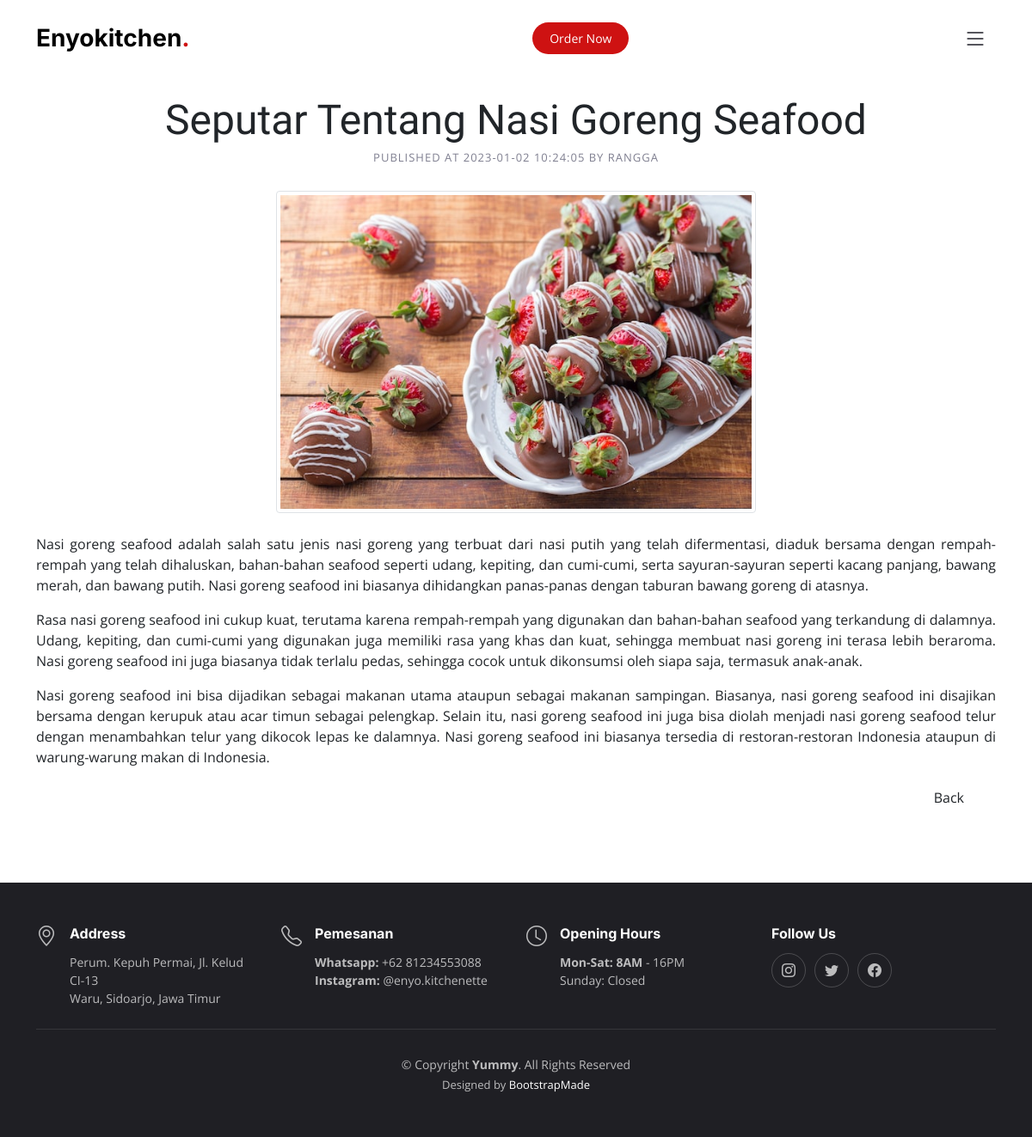
Page /public/blog/post/seputar-tentang-nasi-goreng-seafood on the committed database.
### tables this page shows
CREATE TABLE `posts` (
  `id` int(11) NOT NULL,
  `gambar` text NOT NULL,
  `title` varchar(100) NOT NULL,
  `slug` varchar(100) NOT NULL,
  `excerpt` text NOT NULL,
  `body` text NOT NULL,
  `id_admin` int(11) NOT NULL,
  `published_at` timestamp NULL DEFAULT NULL
);

### app/core/Controller.php (called while the page is built, shortened)
<?php
class Controller
{
  public function view($view, $data = [])
  {
    require_once "../app/views/" . $view . ".php";
  }
  public function model($model)
  {
    return new $model;
  }
}

### app/controllers/Blog.php (called while the page is built, shortened)
<?php
class Blog extends Controller
{
  public function post($slug)
  {
    $data['post'] = $this->model('PostModel')->getPostBySlug($slug);
    $this->view('blog/post', $data);
  }
}

### app/core/App.php (called while the page is built, shortened)
<?php
class App
{
  protected $method = 'index';
  protected $params = [];
  public function __construct()
  {
    $url = $this->pareseURL();
    if (isset($url[0])) {
      if (file_exists('../app/controllers/' . $url[0] . '.php')) {
        unset($url[0]);
      }
    }
    $this->controller = new $this->controller;
    if (isset($url[1])) {
      if (method_exists($this->controller, $url[1])) {
        $this->method = $url[1];
        unset($url[1]);
      }
    }
    if (!empty($url)) {
      $this->params = array_values($url);
    }
    call_user_func_array([$this->controller, $this->method], $this->params);
  }
  public function pareseURL()
  {
    if (isset($_GET["url"])) {
      $url = rtrim($_GET["url"], '/');
      $url = filter_var($url, FILTER_SANITIZE_URL);
      $url = explode('/', $url);
      return $url;
    }
  }
}

### public/index.php (called while the page is built, shortened)
<?php
$app = new App;

### app/core/Database.php (called while the page is built, shortened)
<?php
class Database
{
  private $host = DB_HOST;
  private $user = DB_USER;
  private $pass = DB_PASS;
  private $db_name = DB_NAME;
  private $dbh;
  private $stmt;
  public function __construct()
  {
    $dsn = 'mysql:host=' . $this->host . ';dbname=' . $this->db_name;
    $option = [
      PDO::ATTR_PERSISTENT => true,
      PDO::ATTR_ERRMODE => PDO::ERRMODE_EXCEPTION
    ];
    try {
      $this->dbh = new PDO($dsn, $this->user, $this->pass, $option);
    } catch (PDOException $e) {
      die($e->getMessage());
    }
  }
  public function query($query)
  {
    $this->stmt = $this->dbh->prepare($query);
  }
  public function bind($params, $value, $type = null)
  {
    if (is_null($type)) {
      switch (true) {
        default:
          $type = PDO::PARAM_STR;
          break;
      }
    }
    $this->stmt->bindValue($params, $value, $type);
  }
  public function execute()
  {
    $this->stmt->execute();
  }
  public function single()
  {
    $this->execute();
    return $this->stmt->fetch(PDO::FETCH_ASSOC);
  }
}

### app/models/PostModel.php (called while the page is built, shortened)
<?php
class PostModel
{
  private $db;
  public function __construct()
  {
    $this->db = new Database;
  }
  public function getPostBySlug($slug)
  {
    $query = "SELECT id, gambar, title, slug, excerpt, body, (SELECT first_name FROM detail_user WHERE id_detailuser = id_admin) AS admin, published_at FROM posts WHERE slug=:slug;";
    $this->db->query($query);
    $this->db->bind('slug', $slug);
    return $this->db->single();
  }
}

### app/views/blog/post.php (the view)
<main id="main">
  <section id="blog" class="mt-4">
    <div class="container">
      <div class="section-header">
        <p><?= $data['post']['title']; ?></p>
        <h2>Published at <?= $data['post']['published_at']; ?> by <?= $data['post']['admin']; ?></h2>
      </div>
      <div class="row gy-2">
        <div class="text-center">
          <img src="<?= BASEURL; ?>/img/uploads/artikel/<?= $data['post']['gambar']; ?>" class="img-thumbnail w-50 mt-0 mb-3" alt="gambar-post">
        </div>
        <div class="text-justify">
          <?= $data['post']['body']; ?>
        </div>
        <div class="row">
          <div class="col">
            <a href="<?= BASEURL; ?>/blog" class="btn btn-gray-200 float-end" type="button">Back</a>
          </div>
        </div>
      </div>
    </div>
  </section>
</main>

### public/css/yummy.css (style rules this page uses)
:root { --font-default: "Open Sans", system-ui, -apple-system, "Segoe UI", Roboto, "Helvetica Neue", Arial, "Noto Sans", "Liberation Sans", sans-serif, "Apple Color Emoji", "Segoe UI Emoji", "Segoe UI Symbol", "Noto Color Emoji"; --font-primary: "Amatic SC", sans-serif; --font-secondary: "Inter", sans-serif; }
:root { --color-default: #212529; --color-primary: #ce1212; --color-secondary: #37373f; }
:root { scroll-behavior: smooth; }
body { font-family: var(--font-default); color: var(--color-default); }
a { color: var(--color-primary); text-decoration: none; }
h1, h2, h3, h4, h5, h6 { font-family: var(--font-secondary); }
section { overflow: hidden; padding: 80px 0; }
.section-header { text-align: center; padding-bottom: 30px; }
.section-header h2 { font-size: 13px; letter-spacing: 1px; font-weight: 400; margin: 0; padding: 0; color: #7f7f90; text-transform: uppercase; font-family: var(--font-default); }
.section-header p { margin: 0; font-size: 48px; font-weight: 400; font-family: var(--font-primary); }
.text-justify { text-align: justify !important; }
section { scroll-margin-top: 90px; }

### rows in the picture
posts: title "Seputar Tentang Nasi Goreng Seafood", published_at "2023-01-02 10:24:05", gambar (picture), body "Nasi goreng seafood adalah salah satu jenis nasi goreng yang terbuat dari nasi putih yang telah difermentasi, diaduk bersama dengan rempah-rempah yang telah dihaluskan, bahan-bahan seafood seperti udang, kepiting, dan cumi-cumi, serta sayuran-sayuran seperti kacang panjang, bawang merah, dan bawang putih. Nasi goreng seafood ini biasanya dihidangkan panas-panas dengan taburan bawang goreng di atasnya. Rasa nasi goreng seafood ini cukup kuat, terutama karena rempah-rempah yang digunakan dan bahan-bahan seafood yang terkandung di dalamnya. Udang, kepiting, dan cumi-cumi yang digunakan juga memiliki rasa yang khas dan kuat, sehingga membuat nasi goreng ini terasa lebih beraroma. Nasi goreng…"

### other values in the picture
$data['post']['admin'] "RANGGA"
